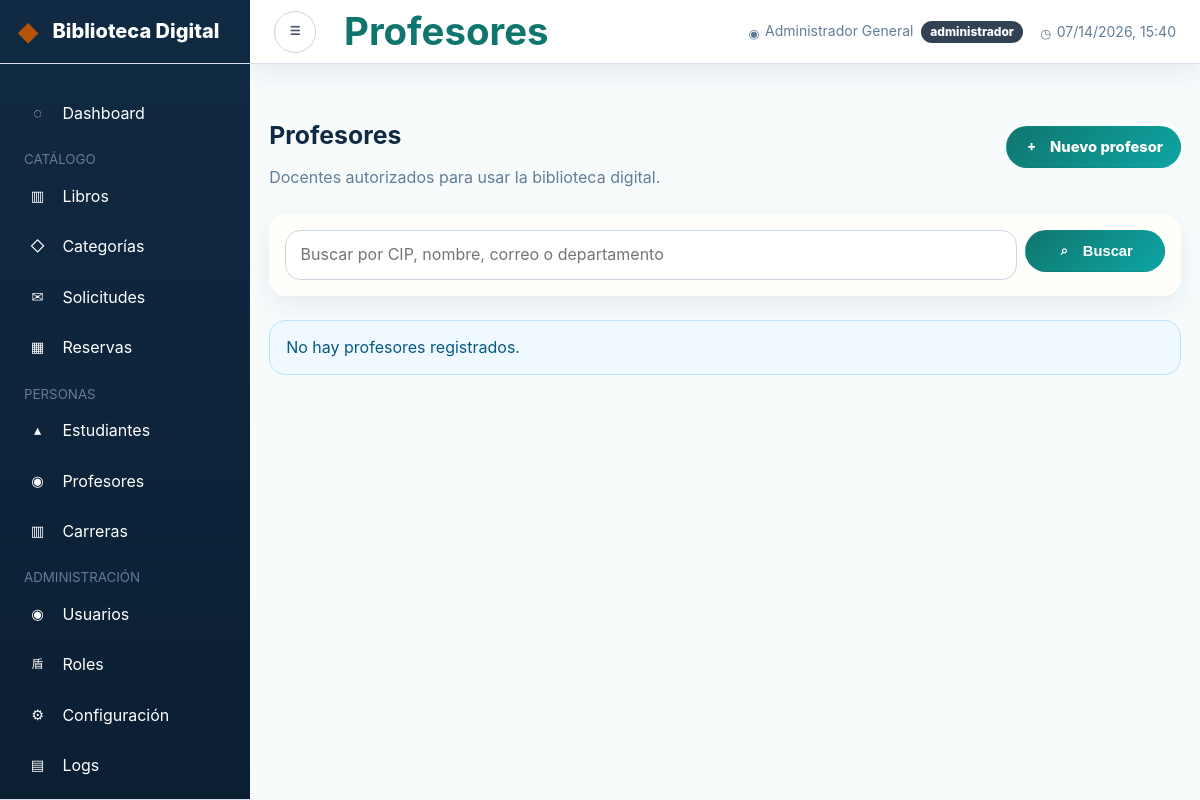
The app's page /public/index.php?mod=profesores (signed in), older data.
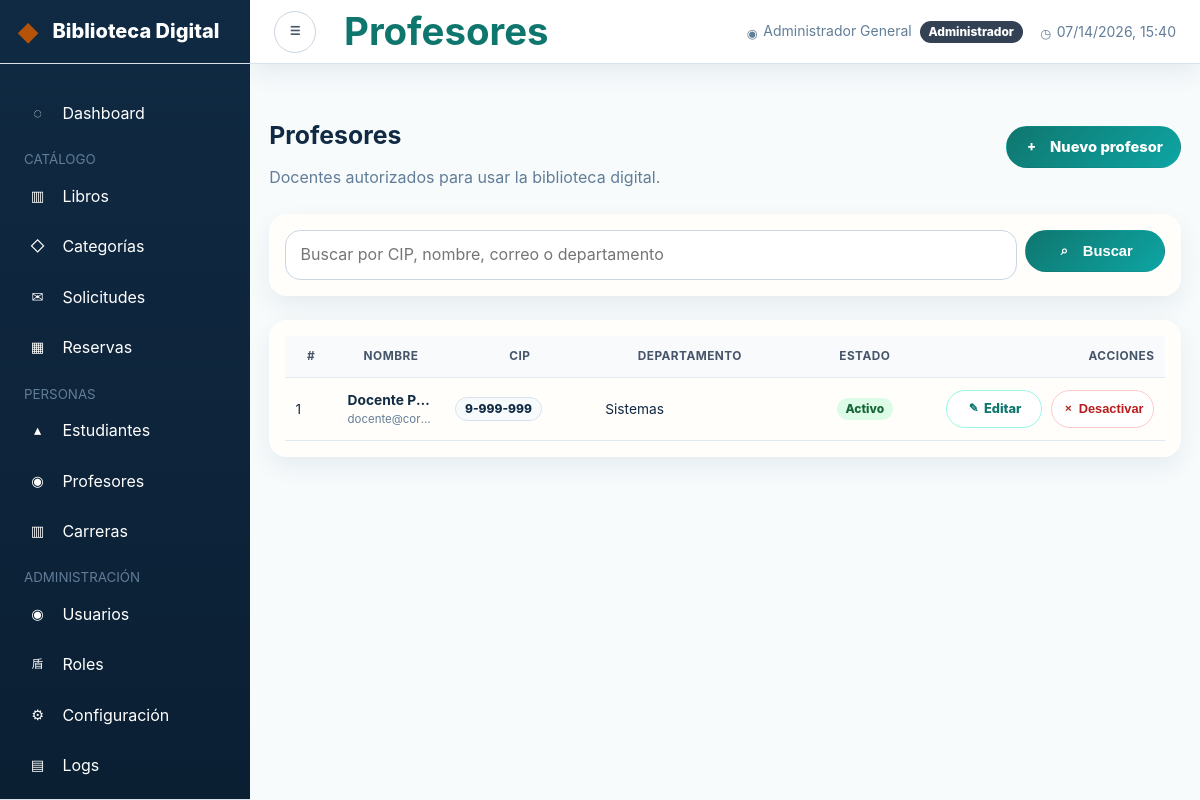
The same page, newer data.
### tables this page shows
CREATE TABLE `profesores` (
    `id_profesor`       INT UNSIGNED NOT NULL AUTO_INCREMENT,
    `cip`               VARCHAR(20) NOT NULL,
    `primer_nombre`     VARCHAR(100) NOT NULL,
    `segundo_nombre`    VARCHAR(100),
    `primer_apellido`   VARCHAR(100) NOT NULL,
    `segundo_apellido`  VARCHAR(100),
    `fecha_nacimiento`  DATE NULL,
    `email`             VARCHAR(255),
    `departamento`      VARCHAR(150),
    `especialidad`      VARCHAR(150),
    `password_hash`     VARCHAR(255),
    `activo`            TINYINT(1) NOT NULL DEFAULT 1,
    `intentos_fallidos` TINYINT(1) NOT NULL DEFAULT 0,
    `bloqueado`         TINYINT(1) NOT NULL DEFAULT 0,
    `ultimo_login`      DATETIME NULL,
    `created_at`        DATETIME NOT NULL DEFAULT CURRENT_TIMESTAMP,
    `updated_at`        DATETIME NOT NULL DEFAULT CURRENT_TIMESTAMP ON UPDATE CURRENT_TIMESTAMP,
    PRIMARY KEY (`id_profesor`),
    UNIQUE KEY `uq_profesor_cip` (`cip`),
    UNIQUE KEY `uq_profesor_email` (`email`)
);

### controllers/ProfesorController.php (called while the page is built, shortened)
<?php
class ProfesorController
{
    private ProfesorModel $modelo;
    public function __construct()
    {
        $this->modelo = new ProfesorModel();
    }
    public function index(): void
    {
        $busqueda = Sanitizador::texto($_GET['q'] ?? '');
        $pagina = max(1, Sanitizador::entero($_GET['pag'] ?? 1));
        $profesores = $this->modelo->obtenerTodos($pagina, $busqueda);
        require_once SRC_PATH . '/views/profesores/index.php';
    }
}

### public/index.php (called while the page is built, shortened)
<?php
$mod = Sanitizador::alfanumerico($_GET['mod'] ?? 'portal');
$accion = Sanitizador::alfanumerico($_GET['accion'] ?? 'index');
switch ($mod) {
    case 'profesores':
        $controller = new ProfesorController();
        break;
}
$controller->{$accion}();

### utilidades/Sanitizador.php (called while the page is built, shortened)
<?php
class Sanitizador
{
    public static function texto(string $valor): string
    {
        $valor = trim(strip_tags($valor));
        return preg_replace('/\s+/', ' ', $valor) ?? '';
    }
    public static function entero($valor): int
    {
        return filter_var($valor, FILTER_VALIDATE_INT) ?: 0;
    }
    public static function html(string $valor): string
    {
        return htmlspecialchars($valor, ENT_QUOTES | ENT_SUBSTITUTE, 'UTF-8');
    }
}

### utilidades/Env.php (called while the page is built, shortened)
<?php
final class Env
{
    public static function get(string $clave, mixed $default = null): mixed
    {
        $valor = getenv($clave);
        if ($valor !== false) {
            return $valor;
        }
        return $default;
    }
    public static function int(string $clave, int $default = 0): int
    {
        return (int) self::get($clave, $default);
    }
}

### conexion/Conexion.php (called while the page is built, shortened)
<?php
class Conexion
{
    private static ?Conexion $instancia = null;
    private function __construct()
    {
        $host = (string) Env::get('DB_HOST', 'localhost');
        $port = Env::int('DB_PORT', 3306);
        $name = (string) Env::get('DB_NAME', 'biblioteca_digital');
        $user = (string) Env::get('DB_USER', 'bib_app');
        $pass = (string) Env::get('DB_PASS', 'B!bl10t3c@_S3cur3#2025');
        $charset = (string) Env::get('DB_CHARSET', 'utf8mb4');
        $dsn = sprintf(
            'mysql:host=%s;port=%d;dbname=%s;charset=%s',
            $host,
            $port,
            $name,
            $charset
        );
        $opciones = [
            PDO::ATTR_ERRMODE            => PDO::ERRMODE_EXCEPTION,
            PDO::ATTR_DEFAULT_FETCH_MODE => PDO::FETCH_ASSOC,
            PDO::ATTR_EMULATE_PREPARES   => false,
            PDO::MYSQL_ATTR_FOUND_ROWS   => true,
        ];
    }
    public static function obtenerInstancia(): self
    {
        if (self::$instancia === null) {
            self::$instancia = new self();
        }
        return self::$instancia;
    }
}

### models/ProfesorModel.php (called while the page is built, shortened)
<?php
class ProfesorModel implements IRepositorio
{
    private PDO $pdo;
    public function __construct()
    {
        $this->pdo = Conexion::obtenerInstancia()->getConexion();
    }
    public function obtenerTodos(int $pagina = 1, string $busqueda = ''): array
    {
        $offset = ($pagina - 1) * POR_PAGINA;
        $like = "%$busqueda%";
        $stmt = $this->pdo->prepare(
            'SELECT * FROM profesores
             WHERE cip LIKE ? OR primer_nombre LIKE ? OR primer_apellido LIKE ? OR email LIKE ? OR departamento LIKE ?
             ORDER BY primer_apellido, primer_nombre
             LIMIT ? OFFSET ?'
        );
        $stmt->execute([$like, $like, $like, $like, $like, POR_PAGINA, $offset]);
        return $stmt->fetchAll();
    }
}

### views/profesores/index.php (the view, shortened to what the changed rows need)
<?php
$tituloPagina = 'Profesores';
require_once SRC_PATH . '/views/layout/header.php';
?>
<div class="container py-4">
  <div class="d-flex justify-content-between align-items-center mb-4">
    <div>
      <h1 class="h3 mb-0">Profesores</h1>
    </div>
    <a href="<?= BASE_URL ?>/index.php?mod=profesores&accion=form" class="btn btn-primary">
    </a>
  </div>
  <div class="card border-0 shadow-sm mb-4">
    <div class="card-body">
    </div>
  </div>
  <?php if (!empty($profesores)): ?>
    <div class="card border-0 shadow-sm">
      <div class="card-body">
        <div class="table-responsive">
          <table class="table table-hover align-middle mb-0 admin-table admin-table-professors">
            <thead class="table-light">
              <tr>
                <th>#</th>
                <th>Nombre</th>
                <th>CIP</th>
                <th>Departamento</th>
                <th class="text-center">Estado</th>
                <th class="text-end">Acciones</th>
              </tr>
            </thead>
            <tbody>
              <?php foreach ($profesores as $profesor): ?>
                <?php
                  $nombreCompleto = trim(
                    ($profesor['primer_nombre'] ?? '') . ' ' .
                    ($profesor['segundo_nombre'] ?? '') . ' ' .
                    ($profesor['primer_apellido'] ?? '') . ' ' .
                    ($profesor['segundo_apellido'] ?? '')
                  );
                ?>
                <tr>
                  <td><?= (int)($profesor['id_profesor'] ?? 0) ?></td>
                  <td>
                    <div class="fw-semibold">
                      <?= Sanitizador::html($nombreCompleto) ?>
                    </div>
                    <?php if (!empty($profesor['email'])): ?>
                      <small class="text-muted d-block">
                        <?= Sanitizador::html($profesor['email']) ?>
                      </small>
                    <?php endif; ?>
                  </td>
                  <td>
                    <span class="badge bg-light text-dark border">
                      <?= Sanitizador::html($profesor['cip'] ?? '') ?>
                    </span>
                  </td>
                  <td>
                    <?= Sanitizador::html($profesor['departamento'] ?? '') ?>
                  </td>
                  <td class="text-center professor-status-cell">
                    <?php if (!empty($profesor['activo'])): ?>
                      <span class="badge text-bg-success">Activo</span>
                    <?php else: ?>
                      <span class="badge text-bg-secondary">Inactivo</span>
                    <?php endif; ?>
                  </td>
                  <td class="text-end table-actions-cell">
                    <div class="table-actions">
                      <a
                        href="<?= BASE_URL ?>/index.php?mod=profesores&accion=form&id=<?= (int)$profesor['id_profesor'] ?>"
                        class="btn btn-sm btn-outline-primary d-inline-flex align-items-center gap-1">
                        <i class="bi bi-pencil-square"></i>
                        <span>Editar</span>
                      </a>
                      <?php if (!empty($profesor['activo'])): ?>
                        <form
                          method="POST"
                          action="<?= BASE_URL ?>/index.php?mod=profesores&accion=eliminar"
                          class="m-0"
                          onsubmit="return confirm('¿Seguro que deseas desactivar este profesor?');">
                          <button type="submit" class="btn btn-sm btn-outline-danger d-inline-flex align-items-center gap-1">
                            <i class="bi bi-trash"></i>
                            <span>Desactivar</span>
                          </button>
                        </form>
                      <?php else: ?>
                        <span class="text-muted small">Desactivado</span>
                      <?php endif; ?>
                    </div>
                  </td>
                </tr>
              <?php endforeach; ?>
            </tbody>
          </table>
        </div>
      </div>
    </div>
  <?php else: ?>
    <div class="alert alert-info">No hay profesores registrados.</div>
  <?php endif; ?>
</div>
<?php require_once SRC_PATH . '/views/layout/footer.php'; ?>

### views/layout/navbar.php (shortened to what the changed rows need)
<nav class="navbar navbar-expand-lg bg-white border-bottom shadow-sm px-4 py-2">
  <button id="sidebarToggle" class="btn btn-sm btn-outline-secondary me-3"><i class="bi bi-list"></i></button>
  <span class="navbar-brand fw-semibold text-primary mb-0 h1"><?= Sanitizador::html($tituloPagina ?? '') ?></span>
  <div class="ms-auto d-flex align-items-center gap-3">
    <span class="text-muted small"><i class="bi bi-person-circle me-1"></i><?= Sanitizador::html($_SESSION['usuario']['nombre'] ?? '') ?> <span class="badge bg-secondary ms-1"><?= Sanitizador::html($_SESSION['usuario']['rol_nombre'] ?? $_SESSION['usuario']['rol'] ?? '') ?></span></span>
    <span class="text-muted small" id="horaPanama"><i class="bi bi-clock me-1"></i><?= date('d/m/Y H:i') ?></span>
  </div>
</nav>

Row changes from the older to the newer data that the page shows:
added profesores: id_profesor "1", Sanitizador::html($nombreCompleto) "Docente P…", email "docente@cor…", cip "9-999-999", departamento "Sistemas", activo "Activo"
Text that changed along with them:
text no longer shown: "administrador No hay profesores registrados."
text now shown: "Administrador # NOMBRE CIP DEPARTAMENTO ESTADO ACCIONES"
